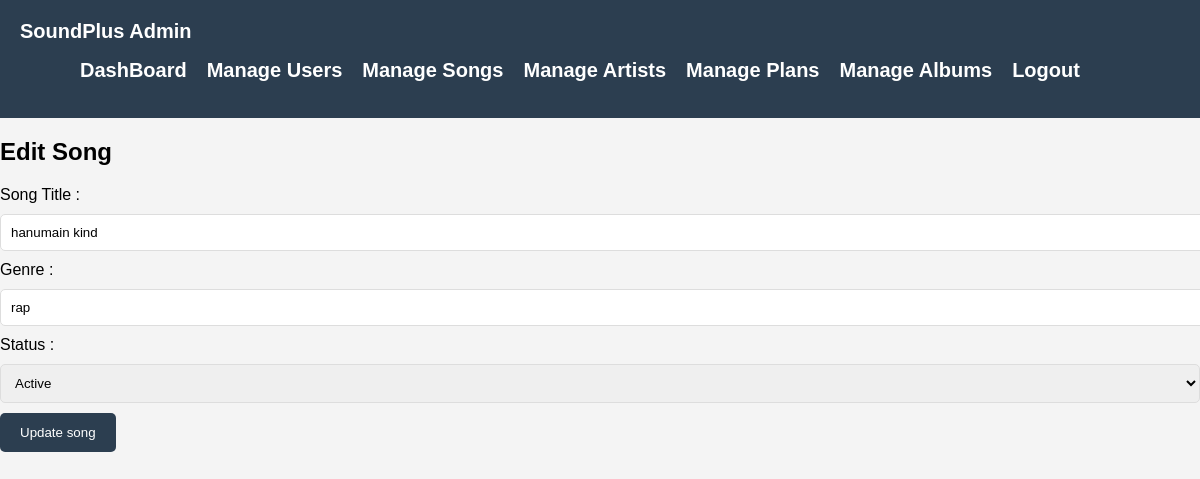
The page /admin/pages/edit_song.php?id=32 (signed in) on the database its author committed.
### tables this page shows
CREATE TABLE IF NOT EXISTS `songs` (
  `song_id` int(11) NOT NULL AUTO_INCREMENT,
  `title` varchar(150) NOT NULL,
  `artist_id` int(11) NOT NULL,
  `album_id` int(11) DEFAULT NULL,
  `genre` varchar(50) DEFAULT NULL,
  `file_path` varchar(255) NOT NULL,
  `uploaded_at` timestamp NULL DEFAULT CURRENT_TIMESTAMP,
  `status` enum('active','inactive') DEFAULT 'active',
  `cover_image` varchar(255) DEFAULT NULL,
  PRIMARY KEY (`song_id`),
  KEY `artist_id` (`artist_id`),
  KEY `album_id` (`album_id`)
);

### admin/pages/edit_song.php (the view, shortened to what this page needs)
<?php
include('../includes/admin_header.php');
include('../includes/admin_db_connect.php');
$song_id=$_GET['id'];
$query="SELECT * FROM songs WHERE song_id=$song_id";
$result=mysqli_query($conn,$query);
$song=mysqli_fetch_assoc($result);
?>
<!DOCTYPE html>
<html lang="en">
<head>
    <link rel="stylesheet" href="../css/admin.css">
</head>
<body>
    <h2>Edit Song</h2>
    <form action="update_song.php" method="POST" enctype="multipart/form-data">
        <label>Song Title : </label>
        <input type="text" name="title" value="<?= $song['title'] ?>" required><br>
        <label>Genre : </label>
        <input type="text" name="genre" value="<?= $song['genre'] ?>" required><br>
        <label>Status : </label>
         <select name="status">
            <option value="active" <?= $song['status']=='active'?'selected':''?>>Active</option>
         </select><br>
         <button type="submit">Update song</button>
    </form>
</body>
</html>

### admin/css/admin.css (style rules this page uses)
body { font-family: Arial, sans-serif; background-color: #f4f4f4; margin: 0; padding: 0; }
form input, form select, form textarea { width: 100%; padding: 10px; margin: 10px 0; border: 1px solid #ddd; border-radius: 5px; }
form button { background-color: #2c3e50; color: #fff; padding: 12px 20px; border: none; border-radius: 5px; cursor: pointer; }

### rows shown on the page
songs: title "hanumain kind", genre "rap", status "Active"
